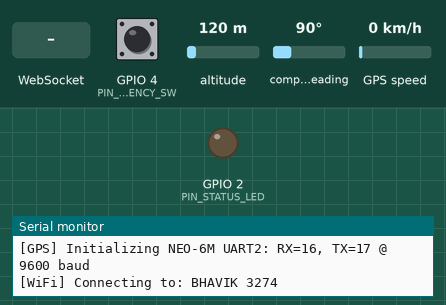
A sketch run on a simulated ESP32. Parts: output pins drawn as LEDs (lit = HIGH), the last lines printed to the serial monitor. The inputs (shaded band) are chosen by the test bench; at power-on: GPIO 4 (PIN_EMERGENCY_SW) HIGH, altitude 120 m, compass heading 90°, GPS speed 0 km/h. WiFi joins after 1.5 s; servers stay silent unless stated; the GPS gets a fix after 3 s at 37.7749, -122.4194 with 8 satellites.

Above: at 1.1 s.
At 3.7 s:
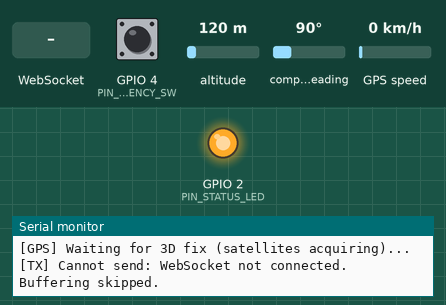
3.8 s: WebSocket text "1" received
Timing chart, 0 to 6.8 s (numbered marks = the images above; inputs shaded):
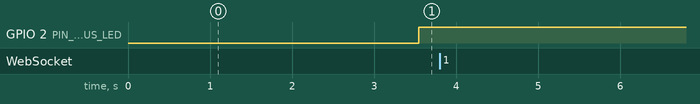

The sketch:

esp32_ambulance.ino
```cpp
/*
  =============================================================================
  Lane-Aware Intelligent Emergency Vehicle Alert System
  STEP 3 — ESP32 + NEO-6M GPS Ambulance Telemetry Firmware
  =============================================================================

  Hardware Specifications:
  -------------------------
  - Microcontroller: ESP32 DevKit V1 (30-pin / 36-pin)
  - GPS Module:      u-blox NEO-6M GPS
  - GPS Interface:   UART2 (HardwareSerial 2)
  - ESP32 GPS RX2:   GPIO 16 (Connects to NEO-6M TX pin)
  - ESP32 GPS TX2:   GPIO 17 (Connects to NEO-6M RX pin)
  - Emergency Switch:GPIO 4  (Pull-up toggle switch to GND; LOW = Emergency ON)
  - Fix Status LED:  GPIO 2  (On-board LED; solid ON when GPS fix valid)

  Required Arduino Libraries:
  ---------------------------
  1. TinyGPSPlus      by Mikal Hart (v1.0.3+)
  2. WebSockets       by Markus Sattler (v2.4.1+)
  3. ArduinoJson      by Benoit Blanchon (v6.21.0+ or v7.x)
  4. WiFi             (Built-in ESP32 core)

  Target Endpoint:
  ----------------
  WebSocket: ws://<BACKEND_HOST>:8000/ws/ambulance
  JSON Payload:
  {
    "lat": 12.971598,
    "lng": 77.594562,
    "speed_kmh": 45.2,
    "heading_deg": 88.5,
    "emergency": true,
    "ts": 1750000000.123
  }
  =============================================================================
*/

#include <WiFi.h>
#include <HardwareSerial.h>
#include <TinyGPSPlus.h>
#include <WebSocketsClient.h>
#include <ArduinoJson.h>
#include <time.h>

// ---------------------------------------------------------------------------
// Pin Definitions & Hardware Constants
// ---------------------------------------------------------------------------
#define GPS_RX_PIN          16      // ESP32 RX2 <- NEO-6M TX
#define GPS_TX_PIN          17      // ESP32 TX2 -> NEO-6M RX
#define GPS_BAUD_RATE       9600    // Default baud rate for NEO-6M
#define PIN_EMERGENCY_SW    4       // Toggle switch: LOW = EMERGENCY, HIGH = NORMAL
#define PIN_STATUS_LED      2       // Status / Fix indicator LED

// ---------------------------------------------------------------------------
// Network & Server Configuration
// (Update with your Wi-Fi credentials and backend server address)
// ---------------------------------------------------------------------------
const char* WIFI_SSID     = "BHAVIK 3274";
const char* WIFI_PASSWORD = "12345678";

const char* BACKEND_HOST = "10.70.34.155";  // IP address of computer running FastAPI
const int   BACKEND_PORT = 8000;
const char* WS_PATH      = "/ws/ambulance";

// ---------------------------------------------------------------------------
// Transmission Timing & Fix Thresholds
// ---------------------------------------------------------------------------
const unsigned long TELEMETRY_INTERVAL_MS = 1000;  // 1 Hz transmission
const unsigned long MAX_GPS_AGE_MS        = 3000;  // Reject fixes older than 3 seconds

// ---------------------------------------------------------------------------
// Global Objects
// ---------------------------------------------------------------------------
HardwareSerial gpsSerial(2);
TinyGPSPlus gps;
WebSocketsClient webSocket;

unsigned long lastTelemetrySendTime = 0;
bool isWsConnected = false;

// ---------------------------------------------------------------------------
// Helper: Convert TinyGPSPlus GPS Date & Time to Unix Epoch Timestamp (seconds)
// ---------------------------------------------------------------------------
double getUnixTimestamp(TinyGPSPlus &gpsInstance) {
  if (!gpsInstance.date.isValid() || !gpsInstance.time.isValid()) {
    // If GPS time is not yet resolved, return fallback local device time
    return (double)millis() / 1000.0;
  }

  struct tm t;
  t.tm_year = gpsInstance.date.year() - 1900;
  t.tm_mon  = gpsInstance.date.month() - 1;
  t.tm_mday = gpsInstance.date.day();
  t.tm_hour = gpsInstance.time.hour();
  t.tm_min  = gpsInstance.time.minute();
  t.tm_sec  = gpsInstance.time.second();
  t.tm_isdst = 0;

  time_t epoch = mktime(&t);
  double fraction = (double)gpsInstance.time.centisecond() / 100.0;
  return (double)epoch + fraction;
}

// ---------------------------------------------------------------------------
// WebSocket Event Handler
// ---------------------------------------------------------------------------
void webSocketEvent(WStype_t type, uint8_t * payload, size_t length) {
  switch (type) {
    case WStype_DISCONNECTED:
      isWsConnected = false;
      Serial.println("[WS] Disconnected from backend server!");
      break;

    case WStype_CONNECTED:
      isWsConnected = true;
      Serial.printf("[WS] Connected to backend endpoint: %s\n", WS_PATH);
      break;

    case WStype_TEXT:
      Serial.printf("[WS] Server ACK / Message received: %s\n", payload);
      break;

    case WStype_ERROR:
      Serial.println("[WS] WebSocket Error encountered!");
      break;

    default:
      break;
  }
}

// ---------------------------------------------------------------------------
// Wi-Fi Connection Initialisation
// ---------------------------------------------------------------------------
void connectWiFi() {
  Serial.print("[WiFi] Connecting to: ");
  Serial.println(WIFI_SSID);

  WiFi.mode(WIFI_STA);
  WiFi.begin(WIFI_SSID, WIFI_PASSWORD);

  unsigned long startAttempt = millis();
  while (WiFi.status() != WL_CONNECTED && millis() - startAttempt < 15000) {
    delay(500);
    Serial.print(".");
  }

  if (WiFi.status() == WL_CONNECTED) {
    Serial.println("\n[WiFi] Connected successfully!");
    Serial.print("[WiFi] ESP32 IP Address: ");
    Serial.println(WiFi.localIP());
  } else {
    Serial.println("\n[WiFi] Connection timed out. Will retry in main loop.");
  }
}

// ---------------------------------------------------------------------------
// Setup
// ---------------------------------------------------------------------------
void setup() {
  Serial.begin(115200);
  delay(1000);
  Serial.println("\n=======================================================");
  Serial.println("Lane-Aware Intelligent Emergency Vehicle System - ESP32");
  Serial.println("=======================================================");

  pinMode(PIN_EMERGENCY_SW, INPUT_PULLUP);
  pinMode(PIN_STATUS_LED, OUTPUT);
  digitalWrite(PIN_STATUS_LED, LOW);

  // Initialize GPS UART2 on GPIO 16 (RX) and GPIO 17 (TX)
  Serial.printf("[GPS] Initializing NEO-6M UART2: RX=%d, TX=%d @ %d baud\n",
                GPS_RX_PIN, GPS_TX_PIN, GPS_BAUD_RATE);
  gpsSerial.begin(GPS_BAUD_RATE, SERIAL_8N1, GPS_RX_PIN, GPS_TX_PIN);

  // Initialise Wi-Fi
  connectWiFi();

  // Initialise WebSocket Client
  Serial.printf("[WS] Configuring WebSocket client: %s:%d%s\n",
                BACKEND_HOST, BACKEND_PORT, WS_PATH);
  webSocket.begin(BACKEND_HOST, BACKEND_PORT, WS_PATH);
  webSocket.onEvent(webSocketEvent);
  webSocket.setReconnectInterval(3000);
}

// ---------------------------------------------------------------------------
// Transmit Telemetry (strictly validates GPS fix before sending)
// ---------------------------------------------------------------------------
void sendTelemetryIfValid() {
  // RULE 1: Ensure GPS has a valid location fix and age is fresh
  if (!gps.location.isValid()) {
    digitalWrite(PIN_STATUS_LED, LOW);
    Serial.println("[GPS] Waiting for 3D fix (satellites acquiring)...");
    return;
  }

  if (gps.location.age() > MAX_GPS_AGE_MS) {
    digitalWrite(PIN_STATUS_LED, LOW);
    Serial.printf("[GPS] Stale GPS fix detected (age: %lu ms > %lu ms limit). Skipping.\n",
                  gps.location.age(), MAX_GPS_AGE_MS);
    return;
  }

  // Visual LED indicator: ON when valid fix is available
  digitalWrite(PIN_STATUS_LED, HIGH);

  // RULE 2: Read emergency switch state (active LOW with pull-up)
  bool emergencyState = (digitalRead(PIN_EMERGENCY_SW) == LOW);

  // Extract coordinates, speed, and course
  double lat = gps.location.lat();
  double lng = gps.location.lng();
  double speedKmh = gps.speed.isValid() ? gps.speed.kmph() : 0.0;
  double headingDeg = gps.course.isValid() ? gps.course.deg() : 0.0;
  double timestamp = getUnixTimestamp(gps);

  // Build JSON telemetry matching models.AmbulanceTelemetry exactly
  StaticJsonDocument<256> doc;
  doc["lat"]         = lat;
  doc["lng"]         = lng;
  doc["speed_kmh"]   = speedKmh;
  doc["heading_deg"] = headingDeg;
  doc["emergency"]   = emergencyState;
  doc["ts"]          = timestamp;

  String jsonString;
  serializeJson(doc, jsonString);

  // Send over WebSocket if connected
  if (isWsConnected) {
    webSocket.sendTXT(jsonString);
    Serial.printf("[TX] Sent Telemetry -> Lat: %.6f, Lng: %.6f, Spd: %.1f km/h, Crs: %.1f deg, Emg: %d\n",
                  lat, lng, speedKmh, headingDeg, emergencyState);
  } else {
    Serial.println("[TX] Cannot send: WebSocket not connected. Buffering skipped.");
  }
}

// ---------------------------------------------------------------------------
// Main Loop
// ---------------------------------------------------------------------------
void loop() {
  // Feed GPS characters from NEO-6M hardware serial into TinyGPSPlus parser
  while (gpsSerial.available() > 0) {
    char c = gpsSerial.read();
    gps.encode(c);
  }

  // Handle WebSocket background tasks
  webSocket.loop();

  // Handle Wi-Fi auto-reconnect if lost
  if (WiFi.status() != WL_CONNECTED) {
    static unsigned long lastWiFiCheck = 0;
    if (millis() - lastWiFiCheck > 10000) {
      lastWiFiCheck = millis();
      Serial.println("[WiFi] Reconnecting...");
      WiFi.reconnect();
    }
  }

  // Periodic Telemetry Transmission
  unsigned long now = millis();
  if (now - lastTelemetrySendTime >= TELEMETRY_INTERVAL_MS) {
    lastTelemetrySendTime = now;
    sendTelemetryIfValid();
  }
}
```
